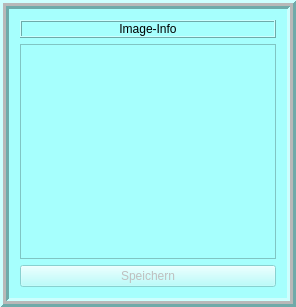
<?xml version="1.0" encoding="UTF-8"?>
<ui version="4.0">
 <class>linboDescBrowser</class>
 <widget class="QDialog" name="linboDescBrowser">
  <property name="geometry">
   <rect>
    <x>0</x>
    <y>0</y>
    <width>296</width>
    <height>307</height>
   </rect>
  </property>
  <property name="windowTitle">
   <string>Image Info</string>
  </property>
  <property name="styleSheet">
   <string notr="true">background-color: rgb(166, 255, 253);</string>
  </property>
  <layout class="QHBoxLayout" name="horizontalLayout">
   <property name="leftMargin">
    <number>0</number>
   </property>
   <property name="topMargin">
    <number>0</number>
   </property>
   <property name="rightMargin">
    <number>0</number>
   </property>
   <property name="bottomMargin">
    <number>0</number>
   </property>
   <item>
    <widget class="QFrame" name="frame">
     <property name="frameShape">
      <enum>QFrame::Box</enum>
     </property>
     <property name="frameShadow">
      <enum>QFrame::Raised</enum>
     </property>
     <property name="lineWidth">
      <number>3</number>
     </property>
     <property name="midLineWidth">
      <number>3</number>
     </property>
     <layout class="QVBoxLayout" name="verticalLayout">
      <item>
       <widget class="QLabel" name="dialogTitle">
        <property name="frameShape">
         <enum>QFrame::Box</enum>
        </property>
        <property name="frameShadow">
         <enum>QFrame::Raised</enum>
        </property>
        <property name="text">
         <string>Image-Info</string>
        </property>
        <property name="alignment">
         <set>Qt::AlignCenter</set>
        </property>
       </widget>
      </item>
      <item>
       <widget class="QTextEdit" name="editor"/>
      </item>
      <item>
       <widget class="QPushButton" name="saveButton">
        <property name="enabled">
         <bool>false</bool>
        </property>
        <property name="text">
         <string>Speichern</string>
        </property>
       </widget>
      </item>
     </layout>
    </widget>
   </item>
  </layout>
 </widget>
 <layoutdefault spacing="6" margin="11"/>
 <pixmapfunction>qPixmapFromMimeSource</pixmapfunction>
 <resources/>
 <connections/>
</ui>
